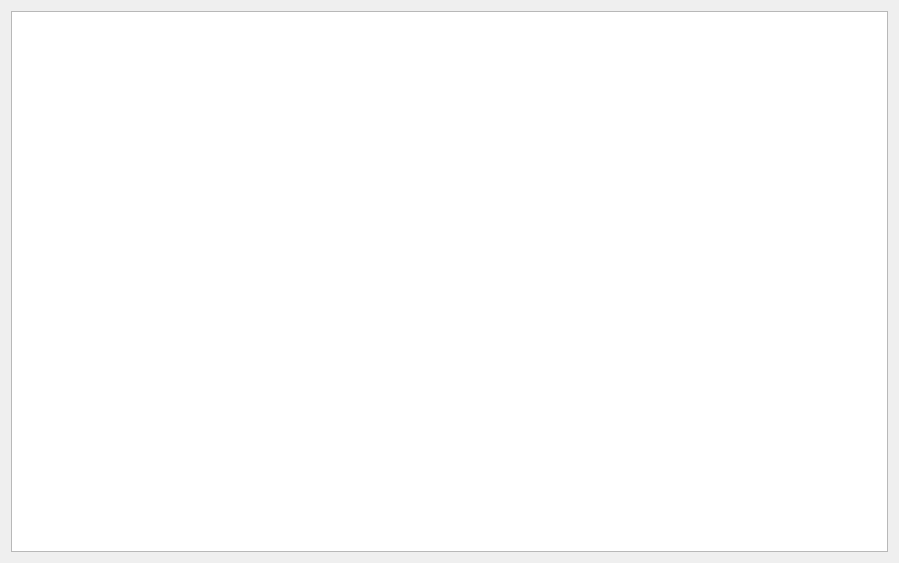
<?xml version="1.0" encoding="UTF-8"?>
<ui version="4.0">
 <class>Plotter</class>
 <widget class="QWidget" name="Plotter">
  <property name="geometry">
   <rect>
    <x>0</x>
    <y>0</y>
    <width>899</width>
    <height>563</height>
   </rect>
  </property>
  <property name="windowTitle">
   <string>Form</string>
  </property>
  <layout class="QHBoxLayout" name="horizontalLayout">
   <item>
    <widget class="QGraphicsView" name="graphicsView"/>
   </item>
  </layout>
 </widget>
 <resources/>
 <connections/>
</ui>
